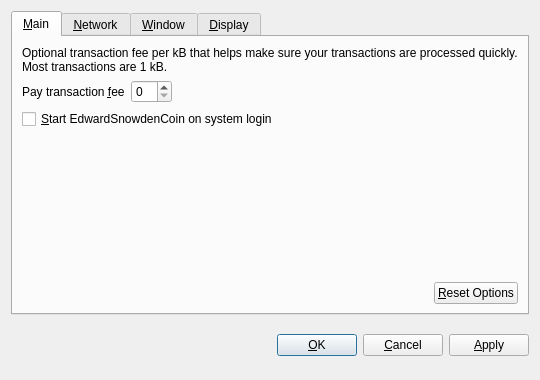
<?xml version="1.0" encoding="UTF-8"?>
<ui version="4.0">
 <class>OptionsDialog</class>
 <widget class="QDialog" name="OptionsDialog">
  <property name="geometry">
   <rect>
    <x>0</x>
    <y>0</y>
    <width>540</width>
    <height>380</height>
   </rect>
  </property>
  <property name="windowTitle">
   <string>Options</string>
  </property>
  <property name="modal">
   <bool>true</bool>
  </property>
  <layout class="QVBoxLayout" name="verticalLayout">
   <item>
    <widget class="QTabWidget" name="tabWidget">
     <property name="tabPosition">
      <enum>QTabWidget::North</enum>
     </property>
     <property name="currentIndex">
      <number>0</number>
     </property>
     <widget class="QWidget" name="tabMain">
      <attribute name="title">
       <string>&amp;Main</string>
      </attribute>
      <layout class="QVBoxLayout" name="verticalLayout_Main">
       <item>
        <widget class="QLabel" name="transactionFeeInfoLabel">
         <property name="text">
          <string>Optional transaction fee per kB that helps make sure your transactions are processed quickly. Most transactions are 1 kB.</string>
         </property>
         <property name="textFormat">
          <enum>Qt::PlainText</enum>
         </property>
         <property name="wordWrap">
          <bool>true</bool>
         </property>
        </widget>
       </item>
       <item>
        <layout class="QHBoxLayout" name="horizontalLayout_1_Main">
         <item>
          <widget class="QLabel" name="transactionFeeLabel">
           <property name="text">
            <string>Pay transaction &amp;fee</string>
           </property>
           <property name="textFormat">
            <enum>Qt::PlainText</enum>
           </property>
           <property name="buddy">
            <cstring>transactionFee</cstring>
           </property>
          </widget>
         </item>
         <item>
          <widget class="BitcoinAmountField" name="transactionFee"/>
         </item>
         <item>
          <spacer name="horizontalSpacer_1_Main">
           <property name="orientation">
            <enum>Qt::Horizontal</enum>
           </property>
           <property name="sizeHint" stdset="0">
            <size>
             <width>40</width>
             <height>20</height>
            </size>
           </property>
          </spacer>
         </item>
        </layout>
       </item>
       <item>
        <widget class="QCheckBox" name="bitcoinAtStartup">
         <property name="toolTip">
          <string>Automatically start EdwardSnowdenCoin after logging in to the system.</string>
         </property>
         <property name="text">
          <string>&amp;Start EdwardSnowdenCoin on system login</string>
         </property>
        </widget>
       </item>
       <item>
        <spacer name="verticalSpacer_Main">
         <property name="orientation">
          <enum>Qt::Vertical</enum>
         </property>
         <property name="sizeHint" stdset="0">
          <size>
           <width>20</width>
           <height>40</height>
          </size>
         </property>
        </spacer>
       </item>
       <item>
        <layout class="QHBoxLayout" name="horizontalLayout_2_Main">
         <item>
          <spacer name="horizontalSpacer_2_Main">
           <property name="orientation">
            <enum>Qt::Horizontal</enum>
           </property>
           <property name="sizeHint" stdset="0">
            <size>
             <width>40</width>
             <height>20</height>
            </size>
           </property>
          </spacer>
         </item>
         <item>
          <widget class="QPushButton" name="resetButton">
           <property name="toolTip">
            <string>Reset all client options to default.</string>
           </property>
           <property name="text">
            <string>&amp;Reset Options</string>
           </property>
           <property name="autoDefault">
            <bool>false</bool>
           </property>
          </widget>
         </item>
        </layout>
       </item>
      </layout>
     </widget>
     <widget class="QWidget" name="tabNetwork">
      <attribute name="title">
       <string>&amp;Network</string>
      </attribute>
      <layout class="QVBoxLayout" name="verticalLayout_Network">
       <item>
        <widget class="QCheckBox" name="mapPortUpnp">
         <property name="toolTip">
          <string>Automatically open the EdwardSnowdenCoin client port on the router. This only works when your router supports UPnP and it is enabled.</string>
         </property>
         <property name="text">
          <string>Map port using &amp;UPnP</string>
         </property>
        </widget>
       </item>
       <item>
        <widget class="QCheckBox" name="connectSocks">
         <property name="toolTip">
          <string>Connect to the EdwardSnowdenCoin network through a SOCKS proxy (e.g. when connecting through Tor).</string>
         </property>
         <property name="text">
          <string>&amp;Connect through SOCKS proxy:</string>
         </property>
        </widget>
       </item>
       <item>
        <layout class="QHBoxLayout" name="horizontalLayout_Network">
         <item>
          <widget class="QLabel" name="proxyIpLabel">
           <property name="text">
            <string>Proxy &amp;IP:</string>
           </property>
           <property name="textFormat">
            <enum>Qt::PlainText</enum>
           </property>
           <property name="buddy">
            <cstring>proxyIp</cstring>
           </property>
          </widget>
         </item>
         <item>
          <widget class="QValidatedLineEdit" name="proxyIp">
           <property name="maximumSize">
            <size>
             <width>140</width>
             <height>16777215</height>
            </size>
           </property>
           <property name="toolTip">
            <string>IP address of the proxy (e.g. 127.0.0.1)</string>
           </property>
          </widget>
         </item>
         <item>
          <widget class="QLabel" name="proxyPortLabel">
           <property name="text">
            <string>&amp;Port:</string>
           </property>
           <property name="textFormat">
            <enum>Qt::PlainText</enum>
           </property>
           <property name="buddy">
            <cstring>proxyPort</cstring>
           </property>
          </widget>
         </item>
         <item>
          <widget class="QLineEdit" name="proxyPort">
           <property name="maximumSize">
            <size>
             <width>55</width>
             <height>16777215</height>
            </size>
           </property>
           <property name="toolTip">
            <string>Port of the proxy (e.g. 9050)</string>
           </property>
          </widget>
         </item>
         <item>
          <widget class="QLabel" name="socksVersionLabel">
           <property name="text">
            <string>SOCKS &amp;Version:</string>
           </property>
           <property name="textFormat">
            <enum>Qt::PlainText</enum>
           </property>
           <property name="buddy">
            <cstring>socksVersion</cstring>
           </property>
          </widget>
         </item>
         <item>
          <widget class="QValueComboBox" name="socksVersion">
           <property name="toolTip">
            <string>SOCKS version of the proxy (e.g. 5)</string>
           </property>
          </widget>
         </item>
         <item>
          <spacer name="horizontalSpacer_Network">
           <property name="orientation">
            <enum>Qt::Horizontal</enum>
           </property>
           <property name="sizeHint" stdset="0">
            <size>
             <width>40</width>
             <height>20</height>
            </size>
           </property>
          </spacer>
         </item>
        </layout>
       </item>
       <item>
        <spacer name="verticalSpacer_Network">
         <property name="orientation">
          <enum>Qt::Vertical</enum>
         </property>
         <property name="sizeHint" stdset="0">
          <size>
           <width>20</width>
           <height>40</height>
          </size>
         </property>
        </spacer>
       </item>
      </layout>
     </widget>
     <widget class="QWidget" name="tabWindow">
      <attribute name="title">
       <string>&amp;Window</string>
      </attribute>
      <layout class="QVBoxLayout" name="verticalLayout_Window">
       <item>
        <widget class="QCheckBox" name="minimizeToTray">
         <property name="toolTip">
          <string>Show only a tray icon after minimizing the window.</string>
         </property>
         <property name="text">
          <string>&amp;Minimize to the tray instead of the taskbar</string>
         </property>
        </widget>
       </item>
       <item>
        <widget class="QCheckBox" name="minimizeOnClose">
         <property name="toolTip">
          <string>Minimize instead of exit the application when the window is closed. When this option is enabled, the application will be closed only after selecting Quit in the menu.</string>
         </property>
         <property name="text">
          <string>M&amp;inimize on close</string>
         </property>
        </widget>
       </item>
       <item>
        <spacer name="verticalSpacer_Window">
         <property name="orientation">
          <enum>Qt::Vertical</enum>
         </property>
         <property name="sizeHint" stdset="0">
          <size>
           <width>20</width>
           <height>40</height>
          </size>
         </property>
        </spacer>
       </item>
      </layout>
     </widget>
     <widget class="QWidget" name="tabDisplay">
      <attribute name="title">
       <string>&amp;Display</string>
      </attribute>
      <layout class="QVBoxLayout" name="verticalLayout_Display">
       <item>
        <layout class="QHBoxLayout" name="horizontalLayout_1_Display">
         <item>
          <widget class="QLabel" name="langLabel">
           <property name="text">
            <string>User Interface &amp;language:</string>
           </property>
           <property name="textFormat">
            <enum>Qt::PlainText</enum>
           </property>
           <property name="buddy">
            <cstring>lang</cstring>
           </property>
          </widget>
         </item>
         <item>
          <widget class="QValueComboBox" name="lang">
           <property name="toolTip">
            <string>The user interface language can be set here. This setting will take effect after restarting EdwardSnowdenCoin.</string>
           </property>
          </widget>
         </item>
        </layout>
       </item>
       <item>
        <layout class="QHBoxLayout" name="horizontalLayout_2_Display">
         <item>
          <widget class="QLabel" name="unitLabel">
           <property name="text">
            <string>&amp;Unit to show amounts in:</string>
           </property>
           <property name="textFormat">
            <enum>Qt::PlainText</enum>
           </property>
           <property name="buddy">
            <cstring>unit</cstring>
           </property>
          </widget>
         </item>
         <item>
          <widget class="QValueComboBox" name="unit">
           <property name="toolTip">
            <string>Choose the default subdivision unit to show in the interface and when sending coins.</string>
           </property>
          </widget>
         </item>
        </layout>
       </item>
       <item>
        <widget class="QCheckBox" name="displayAddresses">
         <property name="toolTip">
          <string>Whether to show EdwardSnowdenCoin addresses in the transaction list or not.</string>
         </property>
         <property name="text">
          <string>&amp;Display addresses in transaction list</string>
         </property>
        </widget>
       </item>
       <item>
        <spacer name="verticalSpacer_Display">
         <property name="orientation">
          <enum>Qt::Vertical</enum>
         </property>
         <property name="sizeHint" stdset="0">
          <size>
           <width>20</width>
           <height>40</height>
          </size>
         </property>
        </spacer>
       </item>
      </layout>
     </widget>
    </widget>
   </item>
   <item>
    <layout class="QHBoxLayout" name="horizontalLayout_Buttons">
     <item>
      <spacer name="horizontalSpacer_1">
       <property name="orientation">
        <enum>Qt::Horizontal</enum>
       </property>
       <property name="sizeHint" stdset="0">
        <size>
         <width>40</width>
         <height>48</height>
        </size>
       </property>
      </spacer>
     </item>
     <item>
      <widget class="QLabel" name="statusLabel">
       <property name="font">
        <font>
         <weight>75</weight>
         <bold>true</bold>
        </font>
       </property>
       <property name="text">
        <string/>
       </property>
       <property name="textFormat">
        <enum>Qt::PlainText</enum>
       </property>
       <property name="wordWrap">
        <bool>true</bool>
       </property>
      </widget>
     </item>
     <item>
      <spacer name="horizontalSpacer_2">
       <property name="orientation">
        <enum>Qt::Horizontal</enum>
       </property>
       <property name="sizeHint" stdset="0">
        <size>
         <width>40</width>
         <height>48</height>
        </size>
       </property>
      </spacer>
     </item>
     <item>
      <widget class="QPushButton" name="okButton">
       <property name="text">
        <string>&amp;OK</string>
       </property>
      </widget>
     </item>
     <item>
      <widget class="QPushButton" name="cancelButton">
       <property name="text">
        <string>&amp;Cancel</string>
       </property>
       <property name="autoDefault">
        <bool>false</bool>
       </property>
      </widget>
     </item>
     <item>
      <widget class="QPushButton" name="applyButton">
       <property name="text">
        <string>&amp;Apply</string>
       </property>
       <property name="autoDefault">
        <bool>false</bool>
       </property>
      </widget>
     </item>
    </layout>
   </item>
  </layout>
 </widget>
 <customwidgets>
  <customwidget>
   <class>BitcoinAmountField</class>
   <extends>QSpinBox</extends>
   <header>bitcoinamountfield.h</header>
  </customwidget>
  <customwidget>
   <class>QValueComboBox</class>
   <extends>QComboBox</extends>
   <header>qvaluecombobox.h</header>
  </customwidget>
  <customwidget>
   <class>QValidatedLineEdit</class>
   <extends>QLineEdit</extends>
   <header>qvalidatedlineedit.h</header>
  </customwidget>
 </customwidgets>
 <resources/>
 <connections/>
</ui>
